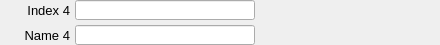
    <widget class="PyDMFrame" name="composite_6">
      <property name="geometry">
        <rect>
          <x>5</x>
          <y>295</y>
          <width>440</width>
          <height>45</height>
        </rect>
      </property>
      <widget class="QLabel" name="text_11">
        <property name="geometry">
          <rect>
            <x>0</x>
            <y>0</y>
            <width>70</width>
            <height>20</height>
          </rect>
        </property>
        <property name="text">
          <string>Index 4</string>
        </property>
        <property name="font" stdset="0">
          <font>
            <pointsize>10</pointsize>
          </font>
        </property>
        <property name="brush" stdset="0">
          <brush brushstyle="SolidPattern">
            <color alpha="255">
              <red>0</red>
              <green>0</green>
              <blue>0</blue>
            </color>
          </brush>
        </property>
        <property name="toolTip">
          <string>text_11</string>
        </property>
        <property name="alignment">
          <set>Qt::AlignRight|Qt::AlignTrailing|Qt::AlignVCenter</set>
        </property>
        <property name="styleSheet">
          <string notr="true">QLabel#text_11 {
  color: rgb(0, 0, 0);
  }</string>
        </property>
      </widget>
      <widget class="PyDMLineEdit" name="text_entry_8">
        <property name="geometry">
          <rect>
            <x>75</x>
            <y>0</y>
            <width>180</width>
            <height>20</height>
          </rect>
        </property>
        <property name="channel" stdset="0">
          <string>ca://${prefix}PosIndexDim4</string>
        </property>
        <property name="toolTip">
          <string>${prefix}PosIndexDim4</string>
        </property>
        <property name="font" stdset="0">
          <font>
            <pointsize>10</pointsize>
          </font>
        </property>
        <property name="styleSheet">
          <string notr="true">PyDMLineEdit#text_entry_8 {
  color: rgb(0, 0, 0);
  background-color: rgb(115, 223, 255);
  border: 1px solid black;
  margin: 0px;
  padding: 0px;
  spacing: 0px;
  }</string>
        </property>
      </widget>
      <widget class="PyDMLabel" name="text_update_9">
        <property name="geometry">
          <rect>
            <x>260</x>
            <y>1</y>
            <width>180</width>
            <height>18</height>
          </rect>
        </property>
        <property name="toolTip">
          <string>PV: ${prefix}PosIndexDim4_RBV</string>
        </property>
        <property name="channel" stdset="0">
          <string>ca://${prefix}PosIndexDim4_RBV</string>
        </property>
        <property name="font" stdset="0">
          <font>
            <pointsize>10</pointsize>
          </font>
        </property>
        <property name="alignment">
          <set>Qt::AlignLeading|Qt::AlignLeft|Qt::AlignVCenter</set>
        </property>
        <property name="textInteractionFlags">
          <set>Qt::TextSelectableByKeyboard|Qt::TextSelectableByMouse</set>
        </property>
        <property name="styleSheet">
          <string notr="true">PyDMLabel#text_update_9 {
  color: rgb(10, 0, 184);
  background-color: rgb(187, 187, 187);
  }</string>
        </property>
      </widget>
      <widget class="QLabel" name="text_12">
        <property name="geometry">
          <rect>
            <x>10</x>
            <y>25</y>
            <width>60</width>
            <height>20</height>
          </rect>
        </property>
        <property name="text">
          <string>Name 4</string>
        </property>
        <property name="font" stdset="0">
          <font>
            <pointsize>10</pointsize>
          </font>
        </property>
        <property name="brush" stdset="0">
          <brush brushstyle="SolidPattern">
            <color alpha="255">
              <red>0</red>
              <green>0</green>
              <blue>0</blue>
            </color>
          </brush>
        </property>
        <property name="toolTip">
          <string>text_12</string>
        </property>
        <property name="alignment">
          <set>Qt::AlignRight|Qt::AlignTrailing|Qt::AlignVCenter</set>
        </property>
        <property name="styleSheet">
          <string notr="true">QLabel#text_12 {
  color: rgb(0, 0, 0);
  }</string>
        </property>
      </widget>
      <widget class="PyDMLabel" name="text_update_10">
        <property name="geometry">
          <rect>
            <x>260</x>
            <y>26</y>
            <width>180</width>
            <height>18</height>
          </rect>
        </property>
        <property name="toolTip">
          <string>PV: ${prefix}PosNameDim4_RBV</string>
        </property>
        <property name="channel" stdset="0">
          <string>ca://${prefix}PosNameDim4_RBV</string>
        </property>
        <property name="font" stdset="0">
          <font>
            <pointsize>10</pointsize>
          </font>
        </property>
        <property name="alignment">
          <set>Qt::AlignLeading|Qt::AlignLeft|Qt::AlignVCenter</set>
        </property>
        <property name="textInteractionFlags">
          <set>Qt::TextSelectableByKeyboard|Qt::TextSelectableByMouse</set>
        </property>
        <property name="styleSheet">
          <string notr="true">PyDMLabel#text_update_10 {
  color: rgb(10, 0, 184);
  background-color: rgb(187, 187, 187);
  }</string>
        </property>
      </widget>
      <widget class="PyDMLineEdit" name="text_entry_9">
        <property name="geometry">
          <rect>
            <x>75</x>
            <y>25</y>
            <width>180</width>
            <height>20</height>
          </rect>
        </property>
        <property name="channel" stdset="0">
          <string>ca://${prefix}PosNameDim4</string>
        </property>
        <property name="toolTip">
          <string>${prefix}PosNameDim4</string>
        </property>
        <property name="font" stdset="0">
          <font>
            <pointsize>10</pointsize>
          </font>
        </property>
        <property name="styleSheet">
          <string notr="true">PyDMLineEdit#text_entry_9 {
  color: rgb(0, 0, 0);
  background-color: rgb(115, 223, 255);
  border: 1px solid black;
  margin: 0px;
  padding: 0px;
  spacing: 0px;
  }</string>
        </property>
      </widget>
    </widget>
